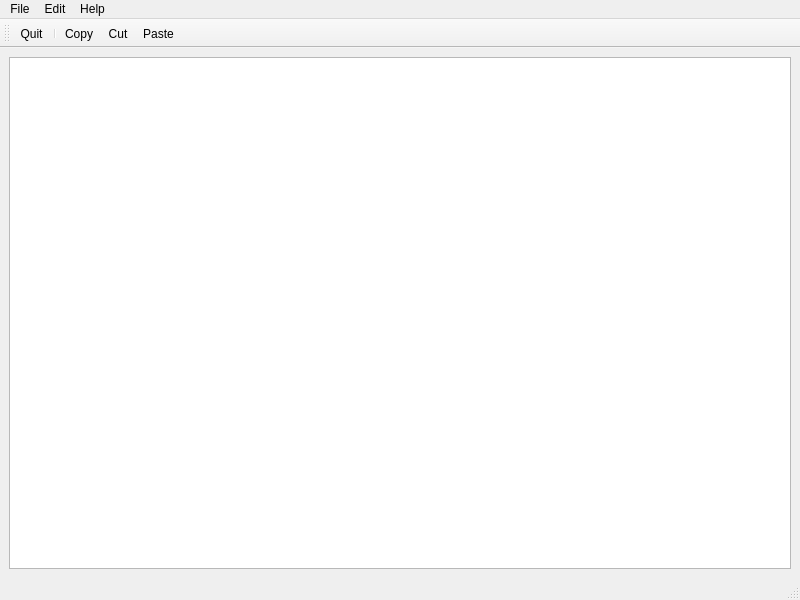
<?xml version="1.0" encoding="UTF-8"?>
<ui version="4.0">
 <class>MainWindow</class>
 <widget class="QMainWindow" name="MainWindow">
  <property name="geometry">
   <rect>
    <x>0</x>
    <y>0</y>
    <width>800</width>
    <height>600</height>
   </rect>
  </property>
  <property name="windowTitle">
   <string>MainWindow</string>
  </property>
  <widget class="QWidget" name="centralwidget">
   <layout class="QVBoxLayout" name="verticalLayout">
    <item>
     <widget class="QTextEdit" name="textEdit"/>
    </item>
   </layout>
  </widget>
  <widget class="QMenuBar" name="menubar">
   <property name="geometry">
    <rect>
     <x>0</x>
     <y>0</y>
     <width>800</width>
     <height>24</height>
    </rect>
   </property>
   <widget class="QMenu" name="menuFile">
    <property name="title">
     <string>File</string>
    </property>
    <addaction name="actionAbout_QT"/>
   </widget>
   <widget class="QMenu" name="menuEdit">
    <property name="title">
     <string>Edit</string>
    </property>
    <addaction name="separator"/>
    <addaction name="actionUndo"/>
    <addaction name="actionRedo"/>
   </widget>
   <widget class="QMenu" name="menuHelp">
    <property name="title">
     <string>Help</string>
    </property>
    <addaction name="actionAbout"/>
   </widget>
   <addaction name="menuFile"/>
   <addaction name="menuEdit"/>
   <addaction name="menuHelp"/>
  </widget>
  <widget class="QStatusBar" name="statusbar"/>
  <widget class="QToolBar" name="toolBar">
   <property name="windowTitle">
    <string>toolBar</string>
   </property>
   <attribute name="toolBarArea">
    <enum>TopToolBarArea</enum>
   </attribute>
   <attribute name="toolBarBreak">
    <bool>false</bool>
   </attribute>
   <addaction name="actionQuit"/>
   <addaction name="separator"/>
   <addaction name="actionCopy"/>
   <addaction name="actionCut"/>
   <addaction name="actionPaste"/>
  </widget>
  <action name="actionQuit">
   <property name="icon">
    <iconset resource="resources.qrc">
     <normaloff>:/images/quitIcon.png</normaloff>:/images/quitIcon.png</iconset>
   </property>
   <property name="text">
    <string>Quit</string>
   </property>
  </action>
  <action name="actionAbout">
   <property name="icon">
    <iconset resource="resources.qrc">
     <normaloff>:/images/aboutIcon.png</normaloff>:/images/aboutIcon.png</iconset>
   </property>
   <property name="text">
    <string>About</string>
   </property>
  </action>
  <action name="actionCut">
   <property name="icon">
    <iconset resource="resources.qrc">
     <normaloff>:/images/cutIcon.png</normaloff>:/images/cutIcon.png</iconset>
   </property>
   <property name="text">
    <string>Cut</string>
   </property>
  </action>
  <action name="actionPaste">
   <property name="icon">
    <iconset resource="resources.qrc">
     <normaloff>:/images/pasteIcon.png</normaloff>:/images/pasteIcon.png</iconset>
   </property>
   <property name="text">
    <string>Paste</string>
   </property>
  </action>
  <action name="actionUndo">
   <property name="icon">
    <iconset resource="resources.qrc">
     <normaloff>:/images/undoIcon.png</normaloff>:/images/undoIcon.png</iconset>
   </property>
   <property name="text">
    <string>Undo</string>
   </property>
  </action>
  <action name="actionRedo">
   <property name="icon">
    <iconset resource="resources.qrc">
     <normaloff>:/images/redoIcon.png</normaloff>:/images/redoIcon.png</iconset>
   </property>
   <property name="text">
    <string>Redo</string>
   </property>
  </action>
  <action name="actionAbout_QT">
   <property name="icon">
    <iconset resource="resources.qrc">
     <normaloff>:/images/aboutQtIcon.png</normaloff>:/images/aboutQtIcon.png</iconset>
   </property>
   <property name="text">
    <string>About QT</string>
   </property>
  </action>
  <action name="actionCopy">
   <property name="icon">
    <iconset resource="resources.qrc">
     <normaloff>:/images/copyIcon.png</normaloff>:/images/copyIcon.png</iconset>
   </property>
   <property name="text">
    <string>Copy</string>
   </property>
  </action>
 </widget>
 <resources>
  <include location="resources.qrc"/>
 </resources>
 <connections/>
</ui>
